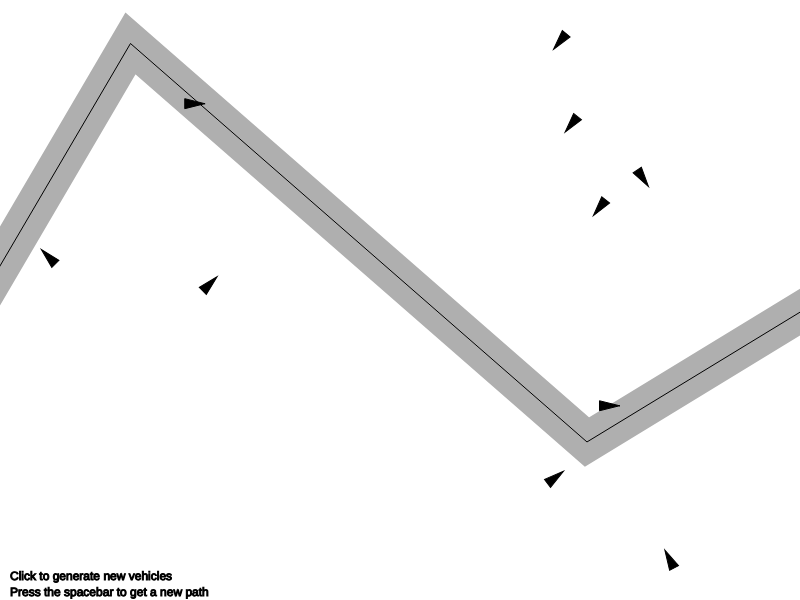
Frame 1 (no input)
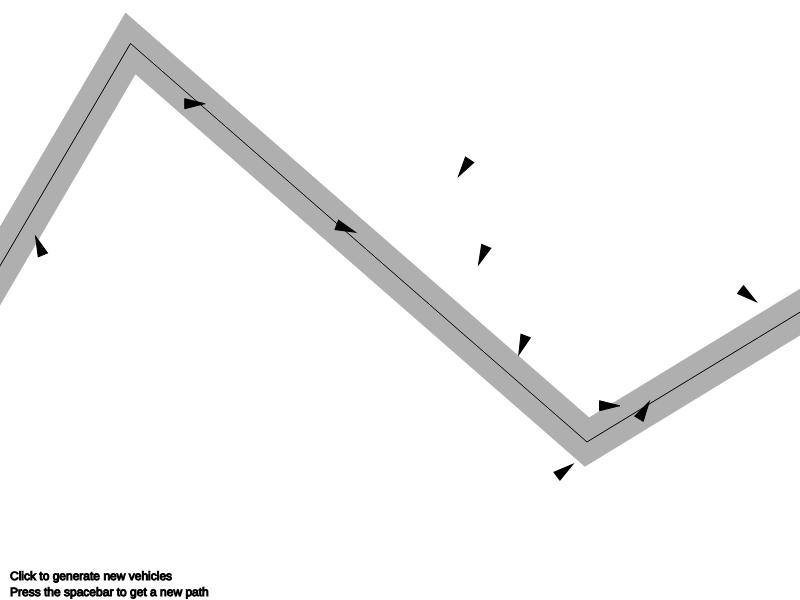
Frame 60 (no input)
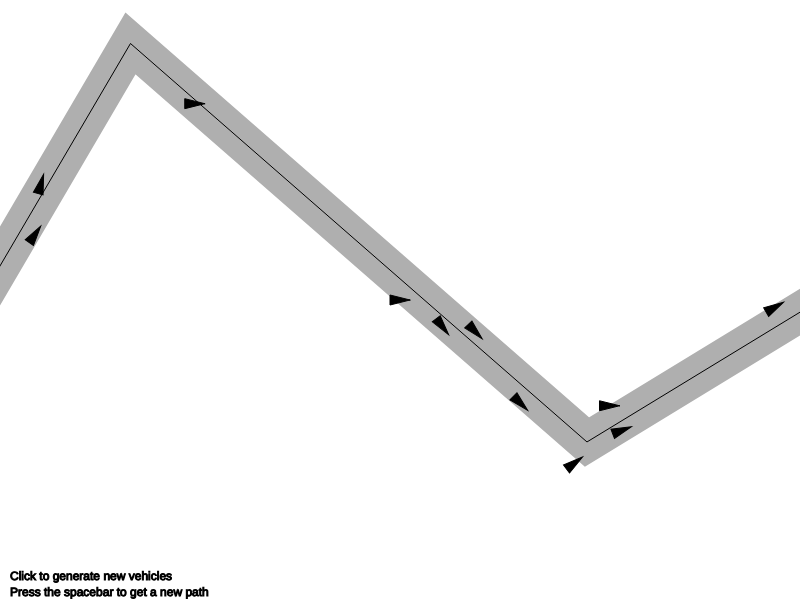
Frame 120 (the mouse pressed at the canvas centre since frame 60)

The p5.js sketch that drew these frames (run headless with seeded random() and noise() and a simulated clock; from frame 60 on, the mouse is pressed at the canvas centre):

// p5.js sketch
// ── sketch.js
var vehicles = [];
var path;

function setup() {
  createCanvas(800, 600);
  for (var i = 0; i < 10; i += 1) {
    vehicles.push(new Vehicle(random(width), random(height)));
  }
  newPath();
}

function newPath() {
  path = new Path();
  path.addPoint(-20, height/2);
  path.addPoint(random(0, width/2), random(0, height));
  path.addPoint(random(width/2, width), random(0, height));
  path.addPoint(width+20, height/2);
}

function draw() {
  background(255);
  path.display();
  for (var i = 0; i < vehicles.length; i += 1) {
    vehicles[i].follow(path);
    vehicles[i].separate(vehicles);
    vehicles[i].borders(path);
    vehicles[i].update();
    vehicles[i].display();
  }

  fill(0);
  text("Click to generate new vehicles", 10, height - 20);
  text("Press the spacebar to get a new path", 10, height - 4);
}

function mousePressed() {
  vehicles.push(new Vehicle(mouseX, mouseY));
}

function keyPressed() {
  if (key == ' ') {
    newPath();
  }
}

// ── Path.js
class Path {
  constructor() {
    this.radius = 20;
    this.points = [];
  }

  addPoint(x, y) {
    this.points.push(createVector(x, y));
  }

  getStartingPoint() {
    return this.points[0];
  }

  getEndingPoint() {
    return this.points[this.points.length - 1];
  }

  // Draw the path
  display() {
    // Draw thick line for radius
    stroke(175);
    strokeWeight(this.radius*2);
    noFill();
    beginShape();
    for (var i = 0; i < this.points.length; i += 1) {
      vertex(this.points[i].x, this.points[i].y);
    }
    endShape();
    // Draw thin line for center of path
    stroke(0);
    strokeWeight(1);
    noFill();
    beginShape();
    for (var i = 0; i < this.points.length; i += 1) {
      vertex(this.points[i].x, this.points[i].y);
    }
    endShape();
  }
}

// ── Vehicle.js
class Vehicle {
  constructor(x, y) {
    this.position = createVector(x, y);
    this.velocity = createVector(0, 0);
    this.acceleration = createVector(0, 0);
    this.radius = 5;
    this.maxSpeed = 3;
    this.maxForce = 0.2;
    this.separationWeight = 2;
  }

  // Method that calculuates a steering force towards a target
  // Steering force = desired force - current velocity
  seek(target) {
    var desired = p5.Vector.sub(target, this.position);
    desired.normalize();
    desired.mult(this.maxSpeed);
    var steeringForce = p5.Vector.sub(desired, this.velocity);
    steeringForce.limit(this.maxForce);
    this.applyForce(steeringForce);
  }

  separate(vehicles) {
    var desiredSeparation = this.radius*4;
    var sum = createVector();
    var count = 0;
    // For every vehicle in the system, chekc if its too close
    for (var i = 0; i < vehicles.length; i += 1) {
      var distance = p5.Vector.dist(this.position, vehicles[i].position);
      if ((distance > 0) && (distance < desiredSeparation)) {
        var difference = p5.Vector.sub(this.position, vehicles[i].position);
        difference.normalize();
        difference.div(distance);
        sum.add(difference);
        count += 1;
      }
    }

    if (count > 0) {
      sum.div(count);
      sum.normalize();
      sum.mult(this.maxSpeed);
      // Steering = Desired - velocity
      sum.sub(this.velocity)
      sum.limit(this.maxForce);
    }
    var separateForce = sum;
    separateForce.mult(this.separationWeight);
    this.applyForce(separateForce);
  }

  applyForce(force) {
    this.acceleration.add(force);
  }

  follow(path) {
    // Might need to change this to createVector(this.velocity.x, this.velocity.y);
    var predictedVelocity = createVector(this.velocity.x, this.velocity.y);
    predictedVelocity.setMag(50);
    var predictedLocation = p5.Vector.add(this.position, predictedVelocity);
    var closestDistance = 1000000;

    for (var i = 0; i < path.points.length - 1; i += 1) {
      var pointA = path.points[i];
      var pointB = path.points[i + 1];

      // Get the normal point to that line
      var normalPoint = this.getNormalPoint(predictedLocation, pointA, pointB);
      if (normalPoint.x < pointA.x || normalPoint.x > pointB.x) {
        // This is something of a hacky solution, but if it's not within the line segment
        // consider the normal to just be the end of the line segment (point b)
        normalPoint = createVector(pointB.x, pointB.y);
      }

      // How far away are we from the path?
      var distance = p5.Vector.dist(predictedLocation, normalPoint);
      // Are we closer than the previous distances?
      if (distance < closestDistance) {
        closestDistance = distance;
        // Find target point a little further ahead of normalPoint
        var direction = p5.Vector.sub(pointB, pointA);
        direction.normalize();
        direction.mult(10);
        var target = p5.Vector.add(normalPoint, direction);
      }
    }

    // Only if the distance is greater than the path's radus do we bother to steer
    if (closestDistance > path.radius) {
      this.seek(target);
    }
  }

  // A function to get the normal point from an outside point (p) to a line segment (a-b)
  getNormalPoint(outsidePoint, pointA, pointB) {
    // Vector from pointA to outsidePoint
    var ap = p5.Vector.sub(outsidePoint, pointA);
    // Vector from pointA to pointB
    var ab = p5.Vector.sub(pointB, pointA);
    ab.normalize(); // Normalize the line
    // Poject vector "difference" onto line by using the dot product
    ab.mult(ap.dot(ab));
    var normalPoint = p5.Vector.add(pointA, ab);
    return normalPoint;
  }

  update() {
    this.velocity.add(this.acceleration);
    this.velocity.limit(this.maxSpeed);
    this.position.add(this.velocity);
    this.acceleration.mult(0);
  }

  display() {
    // Draw a triangle rotated in the direction of velocity
    var theta = this.velocity.heading() + radians(90);
    fill(0);
    stroke(0);
    push();
    translate(this.position.x, this.position.y);
    rotate(theta);
    beginShape();
    vertex(0, -this.radius * 2);
    vertex(-this.radius, this.radius * 2);
    vertex(this.radius, this.radius * 2);
    endShape(CLOSE);
    pop();
  }

  // Wraparound
  borders(path) {
    if (this.position.x > path.getEndingPoint().x + this.radius) {
      this.position.x = path.getStartingPoint().x - this.radius;
      this.position.y = path.getStartingPoint().y + (this.position.y - path.getEndingPoint().y);
    }
  }
}
